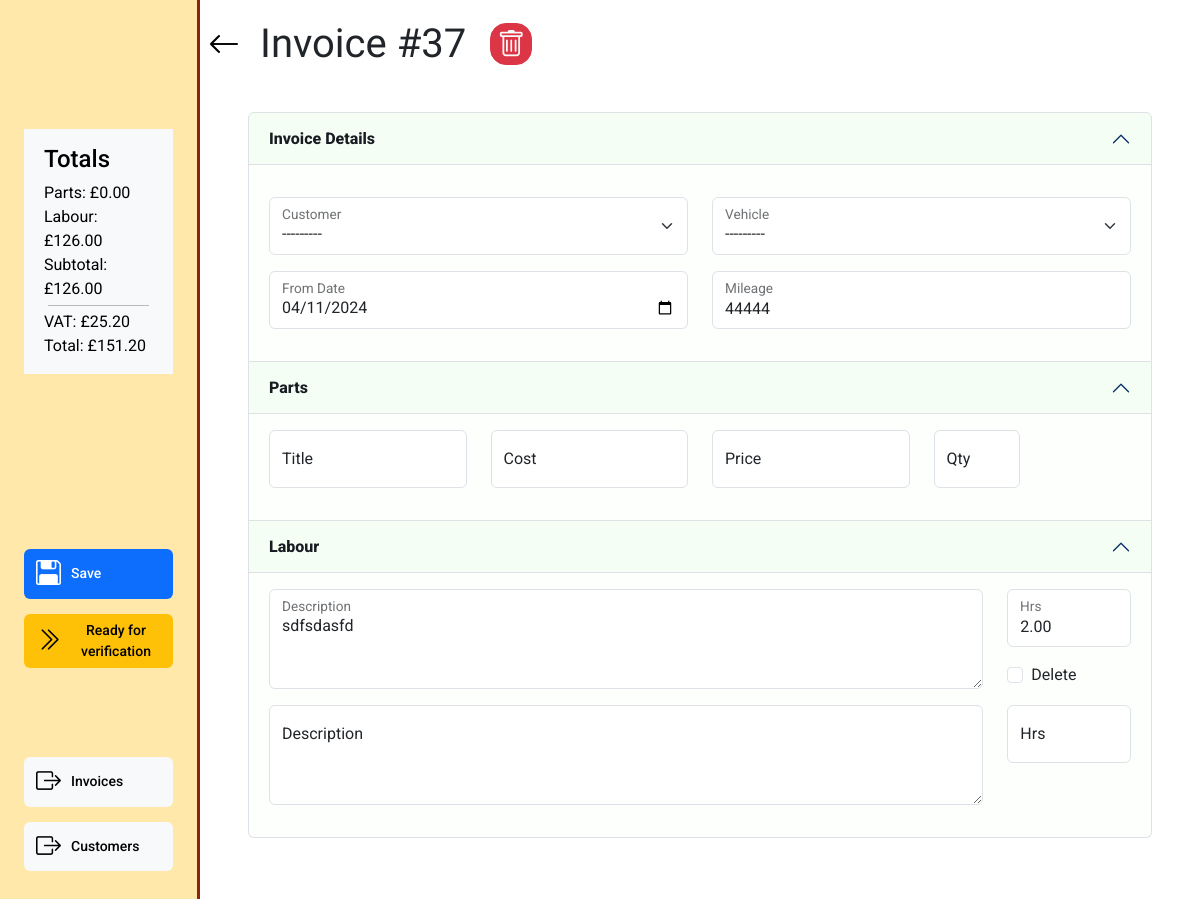
The page /invoices/invoice_select/dcb49db916cd on the database as committed earlier.
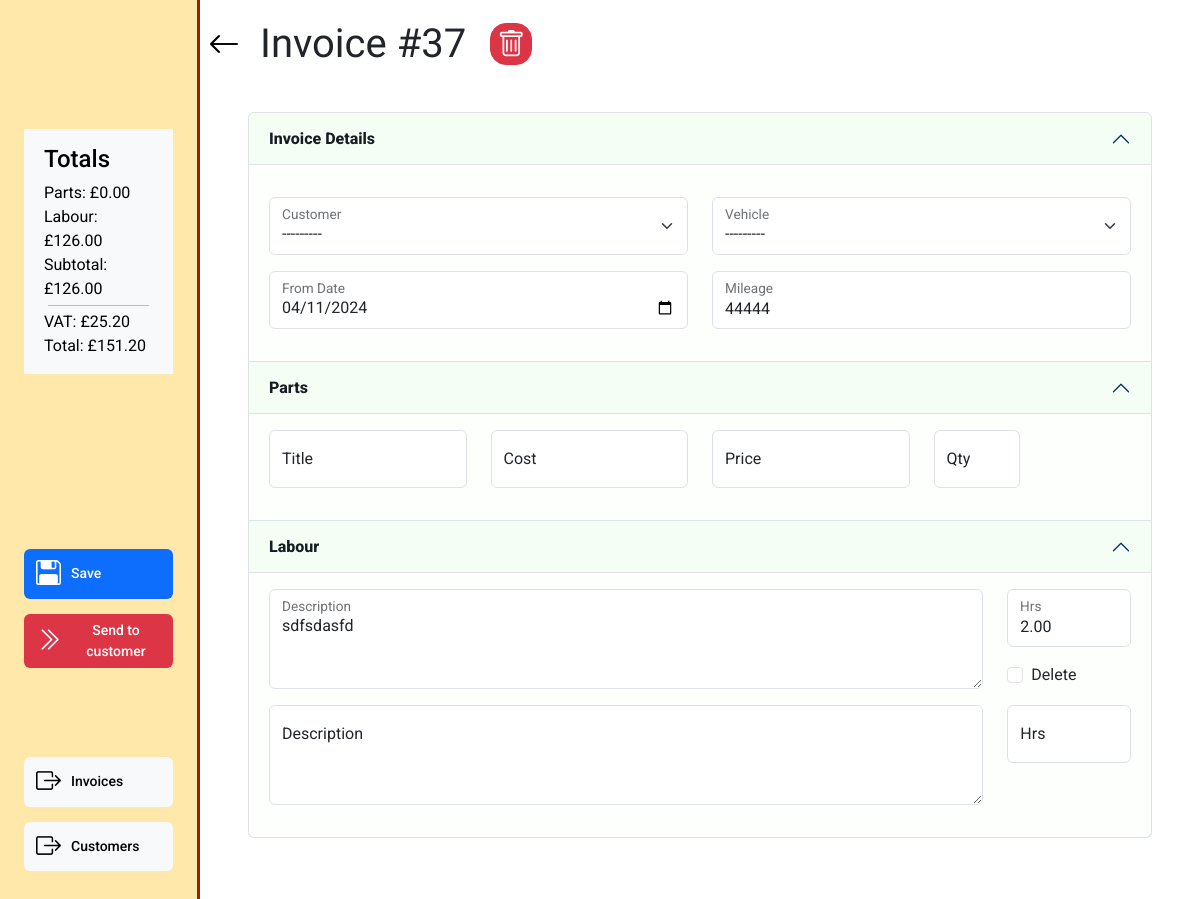
The same page on the database as committed later.
### invoice/models.py (models this page shows, shortened)
class Invoice(models.Model):
    class InvoiceStatus(models.IntegerChoices):
        WORK_ON_HOLD = 1, 'Work on hold'
        OPEN = 2, 'Open'
        READY_FOR_PROCESSING = 3, 'Ready for processing'
        READY_FOR_VERIFICATION = 4, 'Ready for verification'
        SENT_TO_CUSTOMER = 5, 'Sent to customer'
        COMPLETE = 6, 'Complete'
    inv_number = models.CharField(
        max_length=10, null=True, editable=False)
    inv_integer = models.PositiveIntegerField(null=True, editable=False)
    customer = models.ForeignKey(
        Customer, on_delete=models.PROTECT, related_name='invoices',
        blank=True, null=True)
    vehicle = models.ForeignKey(
        Vehicle, on_delete=models.PROTECT, related_name='invoices',
        blank=True, null=True)
    date_in = models.DateTimeField(blank=True, null=True)
    mileage = models.PositiveIntegerField(blank=True, null=True)
    status = models.PositiveSmallIntegerField(
        choices=InvoiceStatus.choices, blank=True, null=True)
    active = models.BooleanField(default=True, blank=True, null=True)
    parts_total = models.PositiveIntegerField(blank=True, null=True)
    labour_total = models.PositiveIntegerField(blank=True, null=True)
    subtotal = models.PositiveIntegerField(blank=True, null=True)
    vat_total = models.PositiveIntegerField(blank=True, null=True)
    grand_total = models.PositiveIntegerField(blank=True, null=True)
    slug = models.SlugField(max_length=100, unique=True, blank=False, null=False)
    unique_id = models.CharField(null=True, blank=True, max_length=100)
    def __str__(self):
        if self.inv_integer:
            result = f'{self.customer} - {self.vehicle} - {self.inv_number}'
        elif self.customer and self.vehicle:
            result = f'{self.customer} - {self.vehicle}'
        elif self.customer or self.vehicle:
            result = f'{self.customer or self.vehicle} - ({self.unique_id})'
        else:
            result = f'Blank invoice - ({self.unique_id})'
        return result

### customer/models.py (models this page shows, shortened)
class Vehicle(models.Model):
    customer = models.ForeignKey(
        Customer, blank=False, null=False, on_delete=models.CASCADE)
    registration = models.CharField(max_length=10, null=False, blank=False)
    make = models.CharField(max_length=27, blank=True, null=True)
    model = models.CharField(max_length=27, blank=True, null=True)
    active = models.BooleanField(default=True, blank=True, null=True)
    slug = models.SlugField(max_length=100, unique=True, blank=False, null=False)
    def __str__(self):
        return self.registration

### invoice/views.py (the view)
# urls.py: path('invoice_select/<slug:slug>', views.invoice_summary, name='invoice_summary'),
def invoice_summary(request, slug):
    invoice = get_object_or_404(Invoice, slug=slug)
    labour = Labour.objects.filter(invoice=invoice.id)
    parts = Part.objects.filter(invoice=invoice.id)
    if request.method == 'POST':
        invoice_details_form = InvoiceForm(request.POST, request.FILES, instance=invoice)
        part_formset = PartFormSet(request.POST, queryset=parts, instance=invoice, prefix='parts')
        labour_formset = LabourFormSet(request.POST, queryset=labour, instance=invoice, prefix='labour')
        if invoice_details_form.is_valid() and part_formset.is_valid() and labour_formset.is_valid():
            invoice_details = invoice_details_form.save()
            part_instances = part_formset.save(commit=False)
            for form in part_formset:
                if form.cleaned_data.get('DELETE'):
                    instance=form.instance
                    instance.delete()
                else:
                    form.save()
            labour_instances = labour_formset.save(commit=False)
            for form in labour_formset:
                if form.cleaned_data.get('DELETE'):
                    instance=form.instance
                    instance.delete()
                else:
                    form.save()
            messages.success(request, 'Parts changes saved successfully.')
            return redirect('invoice_summary', slug=slug)
        else:
            messages.error(request, 'Form validation failed. Please check your input.')
            return redirect(reverse('invoice_summary', args=[invoice.slug]))
    else:
        invoice_details_form = InvoiceForm(instance=invoice)
        part_formset = PartFormSet(queryset=parts, instance=invoice, prefix='parts')
        part_formset.helper = BasePartFormSetHelper()
        labour_formset = LabourFormSet(queryset=labour, instance=invoice, prefix='labour')
        labour_formset.helper = BaseLabourFormSetHelper()
    status_class_map = {
        1: 'light',
        2: 'success',
        3: 'warning',
        4: 'danger',
        5: 'light'
    }
    context = {
        'item': invoice,
        'previous_url': 'invoice_list',
        'part_formset': part_formset,
        'labour_formset': labour_formset,
        'parts_list': parts,
        'labour_list': labour,
        'edit_invoice_form': invoice_details_form,
        'status_class_map': status_class_map,
        'available_status_map': available_status_full_dict_map
    }
    return render(request, 'invoice/invoice_summary.html', context)

### customer/models.py (called while the page is built)
    def __str__(self):
        return self.name

### invoice/context_processors.py (called while the page is built)
def user_creds(request):
    return {
        'Mechanic': request.user.groups.filter(name='Mechanic').exists(),
        'Accounts': request.user.groups.filter(name='Accounts').exists(),
        'Foreman': request.user.groups.filter(name='Foreman').exists(),
    }

### invoice/forms.py (called while the page is built, shortened)
def add_or_edit_modal(slug, type, layout):
    if slug:
        layout
    return  layout

    def create_option(self, name, value, label, selected, index, subindex=None, attrs=None):
        option = super().create_option(
            name, value, label, selected, index, subindex=subindex, attrs=attrs)
        try:
            instance = self.choices.queryset.get(pk=value.value)
            option_fk = instance.customer.id
            if option_fk:
                option['attrs']['class'] = option_fk
        except:
            option['attrs']['class'] = 'no_customer'
        return option

### invoice/templatetags/custom_tags.py (called while the page is built)
@register.filter
def get_dict_value(key_to_search, dict):
    return dict.get(key_to_search, {})

@register.filter
def format_currency(value, currency='£'):
    try:
        pounds_value = value / 100
        format_pounds = number_format(pounds_value, decimal_pos=2, force_grouping=True)
        result = f'{currency}{format_pounds}'
    except:
        result = f'{currency}0.00'
    return result

### invoice/templates/invoice/invoice_summary.html (shortened to what this page needs)
{% extends "base_dashboard.html" %}
{% load static %}
{% load crispy_forms_tags %}
{% load custom_tags %}
{% block css %}
{{block.super}}
<link rel="stylesheet" href="{% static 'invoice/css/invoice.css' %}">
{% endblock %}
{% block page_heading %}Invoice #{{item.id}}{% endblock %}
{% block side_menu_top %}
<div class=" bg-light text-black align-self-center flex-fill mt-5">
   <div class="d-md-block d-none px-1  m-3">
    <h4 class="mb-2">Totals</h4>
    <div>
        {% include "includes/invoice_totals.html" %}
    </div>
</div>
</div>
{% endblock %}
{% block side_menu_action_items %}
{% if item.status < 5 %}
    <button class="btn btn-primary side-menu-link" id="save-button" onclick="submitForm()"><i class="bi bi-floppy2"></i>Save</button>
{% endif %}
<form action="{% url 'invoice_list' %}" method="POST" id="invoice_change_status">
    {% with available_status=item.status|get_dict_value:available_status_map %}
        {% for key, desc in available_status.items %}
            {% if key < item.status %}
            {% else %}
            <button type="submit" name="status" value="{{key}}"
                class="btn btn-{{ item.status|get_dict_value:status_class_map }} side-menu-link">
                <i class="bi bi-chevron-double-right"></i>{{desc}}
            </button>
            {% endif %}
        {% endfor %}
    {% endwith %}
</form>
{% endblock side_menu_action_items %}
{% block side_menu_nav_items %}
<a href="{% url 'invoice_list' %}" class="btn side-menu-link btn-light"><i
        class="bi bi-box-arrow-right"></i><span>Invoices</span></a>
<a href="{% url 'customer_list' %}" class="btn side-menu-link btn-light"><i
        class="bi bi-box-arrow-right"></i><span>Customers</span></a>
{% endblock side_menu_nav_items %}
{% block dashboard_content %}
{% if item.status < 5 %}
<div class="invoice-container mb-5">
    <div class="accordion mb-4" id="invoice-accordion">
        <form action="{% url 'invoice_summary' item.slug %}" method="POST" id="invoice-form">
            <div class="accordion-item">
                <h2 class="accordion-header">
                    <button class="accordion-button" type="button" data-bs-toggle="collapse"
                        data-bs-target="#invoice-accordion-collapseOne" aria-expanded="true"
                        aria-controls="invoice-accordion-collapseOne">
                        Invoice Details
                    </button>
                </h2>
                <div id="invoice-accordion-collapseOne" class="accordion-collapse collapse show">
                    <div class="accordion-body">
                        {% crispy edit_invoice_form %}
                    </div>
                </div>
            </div>
            <div class="accordion-item">
                <h2 class="accordion-header">
                    <button class="accordion-button" type="button" data-bs-toggle="collapse"
                        data-bs-target="#panelsStayOpen-collapseTwo" aria-expanded="true"
                        aria-controls="panelsStayOpen-collapseTwo">
                        Parts
                    </button>
                </h2>
                <div id="panelsStayOpen-collapseTwo" class="accordion-collapse collapse show">
                    <div class="accordion-body">
                        <div>
                            {% crispy part_formset %}
                        </div>
                    </div>
                </div>
            </div>
            <div class="accordion-item">
                <h2 class="accordion-header">
                    <button class="accordion-button" type="button" data-bs-toggle="collapse"
                        data-bs-target="#panelsStayOpen-collapseThree" aria-expanded="false"
                        aria-controls="panelsStayOpen-collapseThree">
                        Labour
                    </button>
                </h2>
                <div id="panelsStayOpen-collapseThree" class="accordion-collapse collapse show">
                    <div class="accordion-body">
                        <div>
                            {% crispy labour_formset %}
                        </div>
                    </div>
                </div>
            </div>
        </form>
    </div>
</div>
{% endif %}
{% endblock %}

### templates/base_dashboard.html (shortened to what this page needs)
{% extends "base.html" %}
{% load static %}
{% block content %}
<div class="container-fluid vh-100 main-container">
  <div class="row h-100">
    <div class="col-lg-2 d-none d-lg-block side-menu-container">
      <div class="container vh-100">
        <div class="row h-50">
          <div class="col-12 d-flex w-100">
            {% block side_menu_top %}
            {% endblock %}
          </div>
        </div>
        <div class="row h-25 d-flex align-items-end">
          <div class="col-12">
                {% block side_menu_action_items %}
                {% endblock side_menu_action_items %}
          </div>
        </div>
        <div class="row h-25 d-flex align-items-end">
          <div class="col-12 pb-4">
              {% block side_menu_nav_items %}
              {% endblock side_menu_nav_items %}
          </div>
        </div>
      </div>
    </div>
    <div class="col-12 col-lg-10 dashboard-outer-container p-0">
      <header class="container-fluid header-container">
        <div class="row heading-row">
          <div class="col heading-container d-flex align-items-center">
            {% if item %}
            <a href="{% url previous_url %}"><i class="bi-arrow-left icon fs-2 me-3 me-lg-4 align-middle"></i></a>
            {% endif %}
            <h1 class="d-inline text-center m-0">{% block page_heading %}{% endblock %}</h1>
            {% if item %}
            <button type="button" data-bs-toggle="modal" data-bs-target="#delete-{{item.slug}}-modal" class="btn btn-danger p-2 ms-auto ms-lg-4 rounded-4 d-inline-flex
            justify-content-center"><i class="bi-trash icon text-light fs-3 align-middle"></i>
            </button>
            {% endif %}
          </div>
        </div>
      </header>
      <div class="container dashboard-content-container mt-4 px-lg-5">
        <div class="row h-100">
          <div class="col-12">
            {% block dashboard_content %}
            {% endblock %}
          </div>
        </div>
      </div>
    </div>
  </div>
</div>
{% endblock %}

### templates/base.html (shortened to what this page needs)
{% load static %}
<!doctype html>
<html lang="en">
<head>
  {% block css %}
  <link href="https://cdn.jsdelivr.net/npm/bootstrap@5.3.3/dist/css/bootstrap.min.css" rel="stylesheet"
>
  <link rel="stylesheet" href="https://cdn.jsdelivr.net/npm/bootstrap-icons@1.11.3/font/bootstrap-icons.min.css">
  <link rel="stylesheet" href="{% static 'css/base.css' %}">
  {% endblock %}
</head>
<body>
  {% block content %}
  {% endblock %}
</body>
</html>

### templates/includes/invoice_totals.html
{% load custom_tags %}
Parts: {{item.parts_total|format_currency}}<br>
Labour: {{item.labour_total|format_currency}}<br>
Subtotal: {{item.subtotal|format_currency}}<br>
<hr class="m-1">
VAT: {{item.vat_total|format_currency}}<br>
Total: {{item.grand_total|format_currency}}

### static/css/base.css (style rules this page uses)
html { height: 100%; overflow: hidden; }
h1 { font-family: "Saira Semi Condensed", Arial, sans-serif; }
body { font-family: 'Roboto', Arial, sans-serif; }
a { color: black; text-decoration: none; }
i { font-size: 25px; }
.icon { align-items: center; display: inline-flex; justify-content: center; height: 1.5rem; width: 1.5rem; }
.side-menu-container { background-color: #ffe8aa!important; border-right:3px solid #8a240d!important; color: white; border: 0; }
.side-menu-link { display: flex; align-items: center; font-size: 14px; font-weight: 500; border:none; width: 100%; margin-bottom: 15px; }
.accordion { --bs-accordion-bg: #c7f5c309; --bs-accordion-bg-color: #327b270f; --bs-accordion-active-bg: #c7f5c32c; --bs-accordion-active-color: #161c22; --bs-accordion-btn-color: #161c22; }
.accordion-button:not(.collapsed) { color: var(--bs-accordion-active-color); box-shadow: inset 0 calc(-1* var(--bs-accordion-border-width)) 0 var(--bs-accordion-border-color); font-weight: 800; }
.side-menu-link > i { font-size: 25px; margin-right: 10px; }
.heading-row { padding: 1.25rem 0; }
.dashboard-outer-container { overflow-y: auto; height: 100vh; }

### invoice/static/invoice/css/invoice.css (style rules this page uses)
.desc_text_area { height: 100px!important; }

Rows that differ between the two databases and show on the page:
changed Invoice id 37: status 3 → 4 (drawn)
Other text that changed with them:
new list line: "Send to customer"
list line gone: "Ready for verification"
